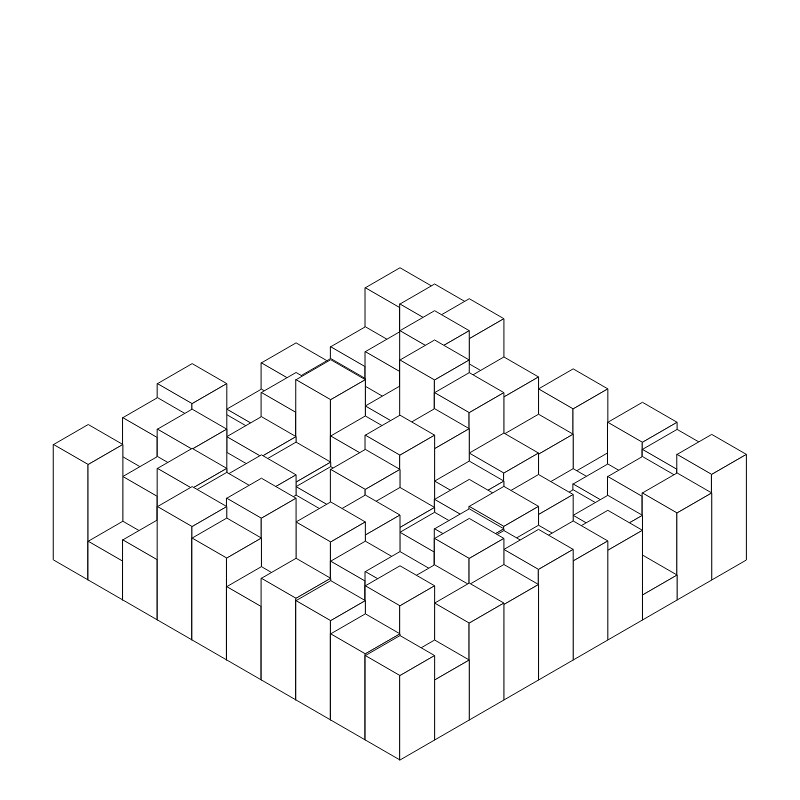
Frame 1 (no input)
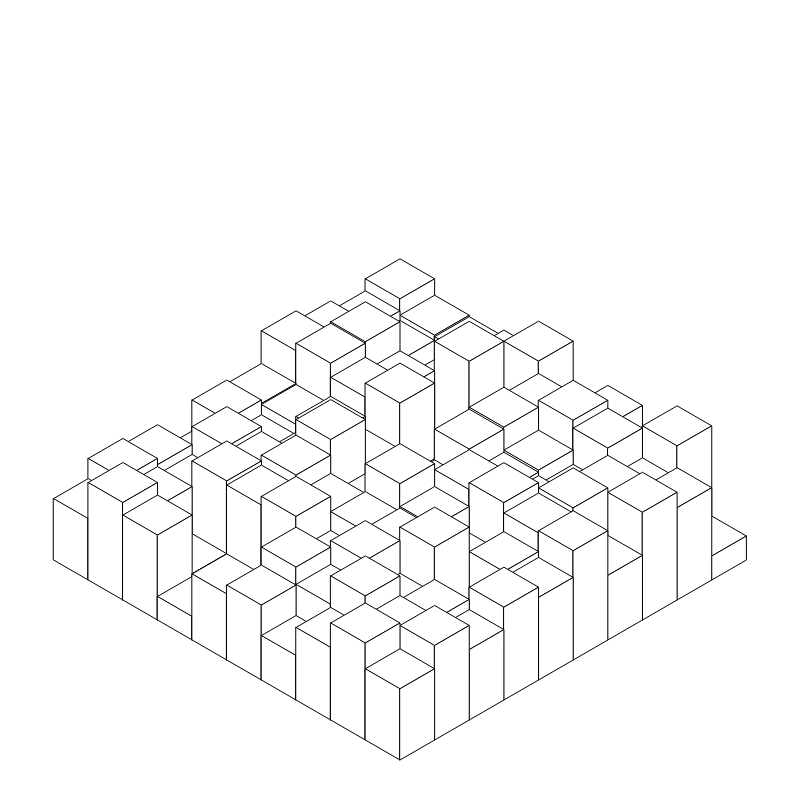
Frame 60 (no input)
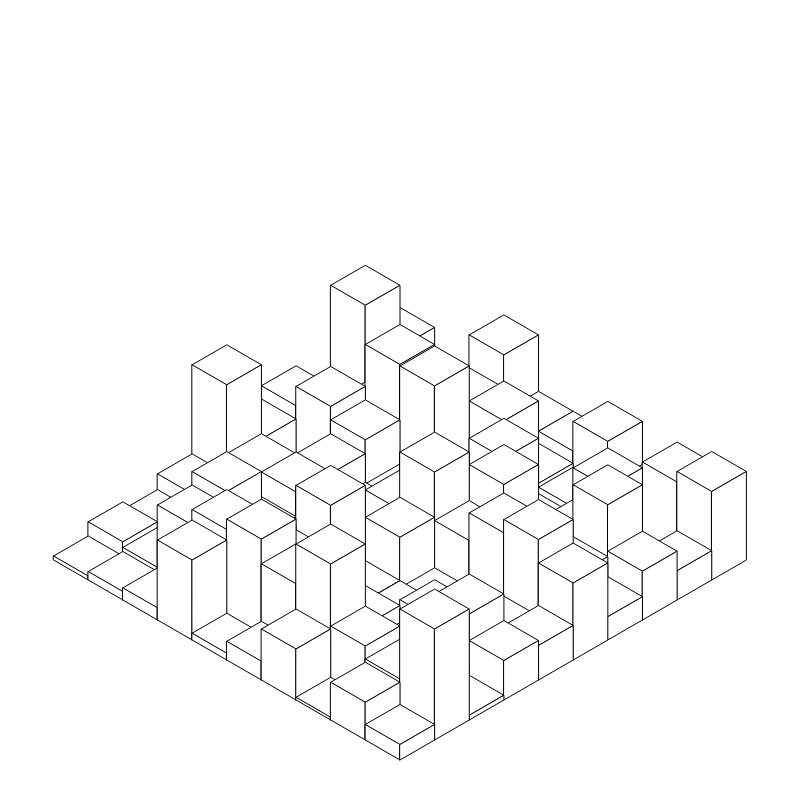
Frame 120 (the mouse pressed at the canvas centre since frame 60)

The p5.js sketch that drew these frames (run headless with seeded random() and noise() and a simulated clock; from frame 60 on, the mouse is pressed at the canvas centre):

// p5.js sketch
// ── sketch.js

let cubes = []; 
let gridSize = 40; 
let rows = 10;
let cols = 10;

function setup() {
    createCanvas(800, 800);
    angleMode(DEGREES);
    noStroke();

    for (let y = 0; y < rows; y++) {
        for (let x = 0; x < cols; x++) {
            let xPos = (x - y) * gridSize * 0.866; 
            let yPos = (x + y) * gridSize * 0.5;  
            let h = random(0.5, 3) * gridSize;
            let speed = random(0.5, 2); 
            cubes.push({ x: xPos, y: yPos, h: h, speed: speed, direction: 1 });
        }
    }
}

function draw() {
    background('white');
    translate(width / 2, height / 2);

    for (let cube of cubes) {
        
        cube.h += cube.speed * cube.direction;
        if (cube.h > gridSize * 3 || cube.h < 0) {
            cube.direction *= -1; 
        }

        drawIsometricCube(cube.x, cube.y, gridSize, cube.h);
    }
}

function drawIsometricCube(x, y, size, h) {
    push();
    translate(x, y);
    
    let topColor = 'white';
    let sideColor1 = 'white';
    let sideColor2 = 'white';
    
    fill(topColor);
    stroke('black');
    quad(0, -h, size * 0.866, -h - size * 0.5, 0, -h - size, -size * 0.866, -h - size * 0.5);
    
    fill(sideColor1);
    stroke('black');
    quad(-size * 0.866, -size * 0.5, 0, 0, 0, -h, -size * 0.866, -h - size * 0.5);
    
    fill(sideColor2);
    stroke('black');
    quad(0, 0, size * 0.866, -size * 0.5, size * 0.866, -h - size * 0.5, 0, -h);

    pop();
}

// ── style.css
.sketch-5-2025 {
    margin: 0;
    padding: 0;
    background-color: white;
    animation: fade-in;
    display: flex;
    justify-content: center;
    align-items: center;
    height: 100vh;
}

@keyframes fade-in {
    from {
        opacity: 0;
    }
    to {
        opacity: 1;
    }
}
